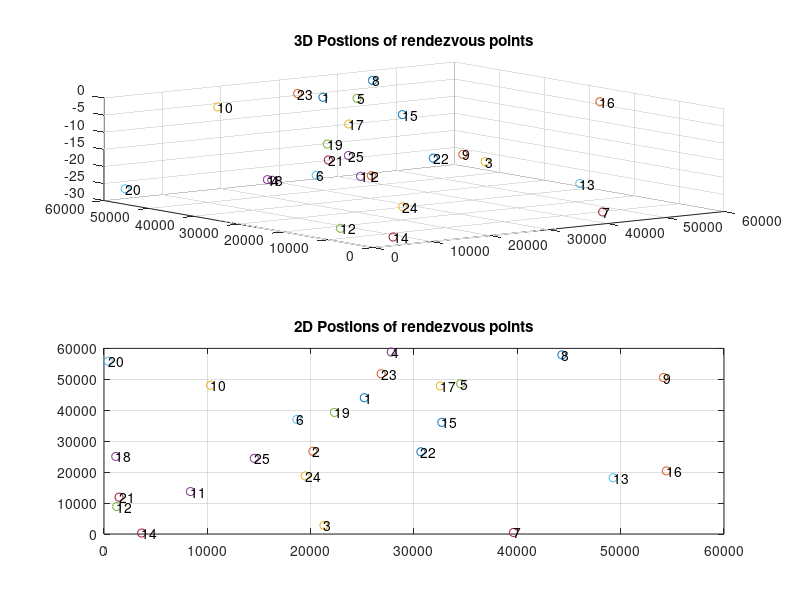

Write the MATLAB code that produced this figure.
%Coordinates obtained by localization
clear;
RPNUM = 25;
xm = 60000;
ym = 60000;
zm = -30;
AUV = [0,0,0];
vAUV = 10*0.5144; %10 knots

for i=1:1:RPNUM
        RP(i).x=unifrnd(0,1)*xm;       %Generate coordinates uniformly
        RP(i).y=unifrnd(0,1)*ym;
        RP(i).z=unifrnd(0,1)*zm;
        
        figure(1);
        subplot(2,1,1);
        plot3(RP(i).x,RP(i).y, RP(i).z,'o');
        text(RP(i).x,RP(i).y, RP(i).z,num2str(i));
        title('3D Postions of rendezvous points');
        grid on;
        hold on;
        subplot(2,1,2);
        plot(RP(i).x,RP(i).y,'o');
        text(RP(i).x,RP(i).y,num2str(i));
        title('2D Postions of rendezvous points');
        grid on;
        hold on;
end

hold off;

%Calculate Adjacency Matrix
for m=1:1:RPNUM
    for n=1:1:RPNUM
    adjacency(m,n) = sqrt((RP(m).x - RP(n).x)^2+(RP(m).y - RP(n).y)^2+(RP(m).z - RP(n).z)^2);
    end
end

save coor



